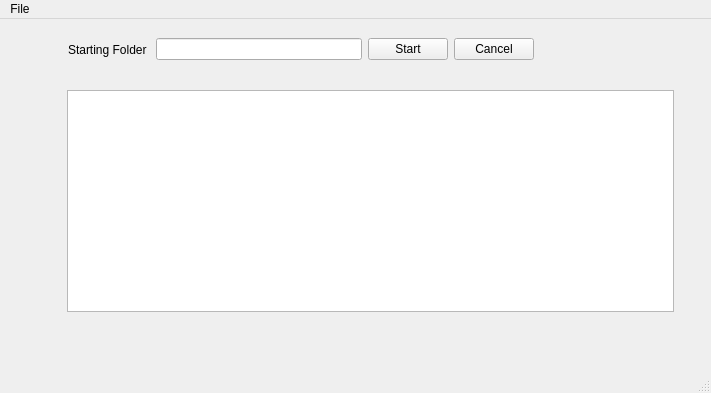
<?xml version="1.0" encoding="UTF-8"?>
<ui version="4.0">
 <class>ThreadExample</class>
 <widget class="QMainWindow" name="ThreadExample">
  <property name="geometry">
   <rect>
    <x>0</x>
    <y>0</y>
    <width>711</width>
    <height>393</height>
   </rect>
  </property>
  <property name="windowTitle">
   <string>MainWindow</string>
  </property>
  <widget class="QWidget" name="centralwidget">
   <widget class="QWidget" name="horizontalLayoutWidget">
    <property name="geometry">
     <rect>
      <x>68</x>
      <y>7</y>
      <width>466</width>
      <height>47</height>
     </rect>
    </property>
    <layout class="QHBoxLayout" name="horizontalLayout">
     <item>
      <widget class="QLabel" name="label">
       <property name="text">
        <string>Starting Folder </string>
       </property>
      </widget>
     </item>
     <item>
      <widget class="QLineEdit" name="le_start_folder"/>
     </item>
     <item>
      <widget class="QPushButton" name="bt_start">
       <property name="text">
        <string>Start</string>
       </property>
      </widget>
     </item>
     <item>
      <widget class="QPushButton" name="bt_cancel">
       <property name="text">
        <string>Cancel</string>
       </property>
      </widget>
     </item>
    </layout>
   </widget>
   <widget class="QPlainTextEdit" name="te_output">
    <property name="geometry">
     <rect>
      <x>67</x>
      <y>71</y>
      <width>607</width>
      <height>222</height>
     </rect>
    </property>
   </widget>
  </widget>
  <widget class="QMenuBar" name="menubar">
   <property name="geometry">
    <rect>
     <x>0</x>
     <y>0</y>
     <width>711</width>
     <height>22</height>
    </rect>
   </property>
   <widget class="QMenu" name="menuFile">
    <property name="title">
     <string>File</string>
    </property>
    <addaction name="actionClose"/>
   </widget>
   <addaction name="menuFile"/>
  </widget>
  <widget class="QStatusBar" name="statusbar"/>
  <action name="actionClose">
   <property name="text">
    <string>Close</string>
   </property>
  </action>
 </widget>
 <resources/>
 <connections>
  <connection>
   <sender>actionClose</sender>
   <signal>triggered()</signal>
   <receiver>ThreadExample</receiver>
   <slot>close()</slot>
   <hints>
    <hint type="sourcelabel">
     <x>399</x>
     <y>299</y>
    </hint>
    <hint type="destinationlabel">
     <x>399</x>
     <y>299</y>
    </hint>
   </hints>
  </connection>
  <connection>
   <sender>bt_start</sender>
   <signal>clicked()</signal>
   <receiver>ThreadExample</receiver>
   <slot>start_listing()</slot>
   <hints>
    <hint type="sourcelabel">
     <x>440</x>
     <y>55</y>
    </hint>
    <hint type="destinationlabel">
     <x>694</x>
     <y>207</y>
    </hint>
   </hints>
  </connection>
  <connection>
   <sender>bt_cancel</sender>
   <signal>clicked()</signal>
   <receiver>ThreadExample</receiver>
   <slot>cancel_listing()</slot>
   <hints>
    <hint type="sourcelabel">
     <x>508</x>
     <y>48</y>
    </hint>
    <hint type="destinationlabel">
     <x>610</x>
     <y>44</y>
    </hint>
   </hints>
  </connection>
 </connections>
 <slots>
  <slot>start_listing()</slot>
  <slot>cancel_listing()</slot>
 </slots>
</ui>
